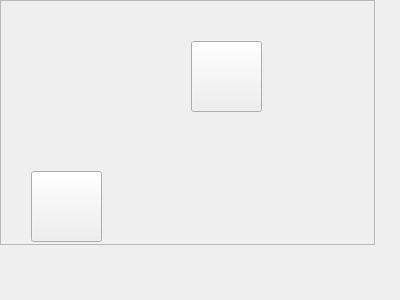
<?xml version="1.0" encoding="UTF-8"?>
<ui version="4.0">
 <class>Tab3ControlPannel</class>
 <widget class="QWidget" name="Tab3ControlPannel">
  <property name="geometry">
   <rect>
    <x>0</x>
    <y>0</y>
    <width>400</width>
    <height>300</height>
   </rect>
  </property>
  <property name="windowTitle">
   <string>Form</string>
  </property>
  <widget class="QScrollArea" name="scrollArea">
   <property name="geometry">
    <rect>
     <x>0</x>
     <y>0</y>
     <width>375</width>
     <height>245</height>
    </rect>
   </property>
   <property name="baseSize">
    <size>
     <width>0</width>
     <height>0</height>
    </size>
   </property>
   <property name="widgetResizable">
    <bool>true</bool>
   </property>
   <widget class="QWidget" name="scrollAreaWidgetContents">
    <property name="geometry">
     <rect>
      <x>0</x>
      <y>0</y>
      <width>547</width>
      <height>344</height>
     </rect>
    </property>
    <property name="autoFillBackground">
     <bool>true</bool>
    </property>
    <layout class="QFormLayout" name="formLayout">
     <item row="0" column="0">
      <widget class="QLabel" name="Qlabel">
       <property name="autoFillBackground">
        <bool>true</bool>
       </property>
       <property name="text">
        <string/>
       </property>
       <property name="pixmap">
        <pixmap resource="Images.qrc">:/Images/room1.png</pixmap>
       </property>
      </widget>
     </item>
    </layout>
    <widget class="QPushButton" name="pPBlamp">
     <property name="geometry">
      <rect>
       <x>190</x>
       <y>40</y>
       <width>71</width>
       <height>71</height>
      </rect>
     </property>
     <property name="text">
      <string/>
     </property>
     <property name="icon">
      <iconset resource="Images.qrc">
       <normaloff>:/Images/light_off.png</normaloff>
       <normalon>:/Images/light_on.png</normalon>:/Images/light_off.png</iconset>
     </property>
     <property name="iconSize">
      <size>
       <width>70</width>
       <height>70</height>
      </size>
     </property>
     <property name="checkable">
      <bool>true</bool>
     </property>
    </widget>
    <widget class="QPushButton" name="pPBplug">
     <property name="geometry">
      <rect>
       <x>30</x>
       <y>170</y>
       <width>71</width>
       <height>71</height>
      </rect>
     </property>
     <property name="text">
      <string/>
     </property>
     <property name="icon">
      <iconset resource="Images.qrc">
       <normaloff>:/Images/plug_off.png</normaloff>
       <normalon>:/Images/plug_on.png</normalon>:/Images/plug_off.png</iconset>
     </property>
     <property name="iconSize">
      <size>
       <width>70</width>
       <height>70</height>
      </size>
     </property>
     <property name="checkable">
      <bool>true</bool>
     </property>
    </widget>
    <zorder>Qlabel</zorder>
    <zorder>pPBlamp</zorder>
    <zorder>pPBplug</zorder>
   </widget>
  </widget>
 </widget>
 <resources>
  <include location="Images.qrc"/>
 </resources>
 <connections/>
</ui>
